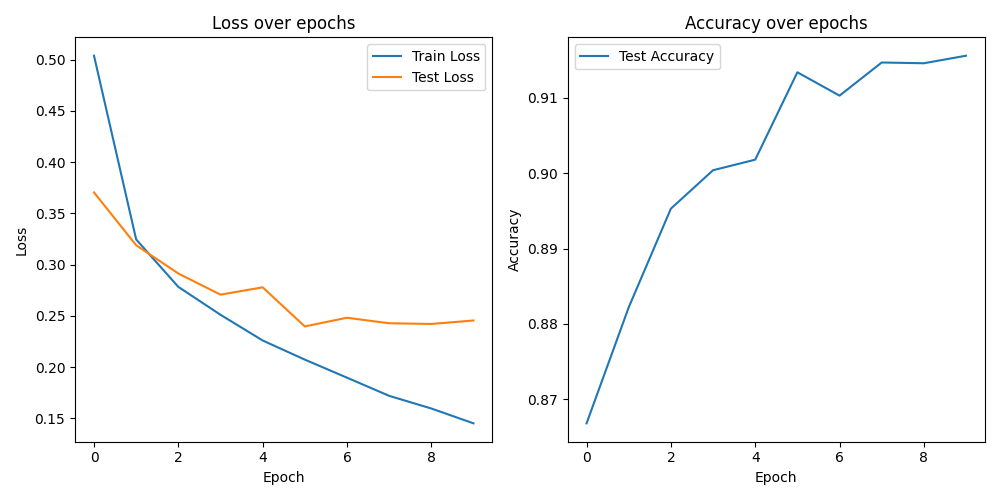

The Python source for this figure:
import torch
import torch.nn as nn
from torchvision import datasets, transforms
from torch.utils.data import DataLoader
from tqdm import tqdm
import matplotlib.pyplot as plt

class_names = [
    "T-shirt/top", "Trouser", "Pullover", "Dress", "Coat",
    "Sandal", "Shirt", "Sneaker", "Bag", "Ankle boot"
]

class FashionCNN(nn.Module):
    def __init__(self):
        super().__init__()
        # convolutional feature extractor
        self.conv = nn.Sequential(
            # nn.Conv2d(in_channels, out_channels, kernel_size, padding)
            nn.Conv2d(1, 16, 3, padding=1),   # 1x28x28 -> 16x28x28
            nn.ReLU(),
            nn.MaxPool2d(2),                  # 16x28x28 -> 16x14x14
            
            nn.Conv2d(16, 32, 3, padding=1),  # 16x14x14 -> 32x14x14
            nn.ReLU(),
            nn.MaxPool2d(2)                   # 32x14x14 -> 32x7x7
        )
        # fully-connected classifier
        # multilayer perceptron
        self.fc = nn.Sequential(
            nn.Linear(32*7*7, 128),
            nn.ReLU(),
            nn.Linear(128, 10)
        )

    def forward(self, x):
        x = self.conv(x)
        x = x.view(x.size(0), -1) # flatten to 1D vector
        x = self.fc(x)
        return x
    
def evaluate(model, loader, criterion, class_names):
    model.eval()
    total_loss, correct, total = 0, 0, 0

    class_correct = [0 for _ in range(len(class_names))]
    class_total = [0 for _ in range(len(class_names))]

    with torch.no_grad():
        for images, labels in loader:
            outputs = model(images)
            total_loss += criterion(outputs, labels).item()

            _, predicted = outputs.max(1)
            correct += (predicted == labels).sum().item()
            total += labels.size(0)

            # per-class accuracy counts
            for i in range(len(labels)):
                label = labels[i].item()
                pred = predicted[i].item()
                if label == pred:
                    class_correct[label] += 1
                class_total[label] += 1

    avg_loss = total_loss / len(loader)
    accuracy = correct / total
    per_class_acc = {class_names[i] : class_correct[i] / class_total[i]
                     for i in range(len(class_names))}
    return avg_loss, accuracy, per_class_acc

if __name__ == "__main__":
    transform = transforms.ToTensor() # scale pixel values to [0.0, 1.0]
    train_set = datasets.FashionMNIST(root=".", train=True, download=True, transform=transform)
    test_set = datasets.FashionMNIST(root=".", train=False, download=True, transform=transform)
    train_loader = DataLoader(train_set, batch_size=64, shuffle=True)
    test_loader = DataLoader(test_set, batch_size=64, shuffle=False)

    model = FashionCNN()
    criterion = nn.CrossEntropyLoss() 
    optimizer = torch.optim.Adam(model.parameters(), lr=0.001)

    # track metrics
    train_losses = []
    test_losses = []
    test_accuracies = []
    per_class_history = []

    # training loop
    for epoch in range(10):
        print(f"Epoch {epoch + 1}")
        loop = tqdm(train_loader, desc="Training", leave=False)
        running_loss = 0
        for images, labels in loop:
            preds = model(images) # forward pass
            loss = criterion(preds, labels) # bigger loss = worse performance

            optimizer.zero_grad()
            loss.backward()
            optimizer.step()

            running_loss += loss.item()

            # update progress bar
            current_loss = loss.item()
            loop.set_postfix(loss=current_loss)

        avg_train_loss = running_loss / len(train_loader)
        test_loss, test_acc, per_class_acc = evaluate(model, test_loader, criterion, class_names)

        train_losses.append(avg_train_loss)
        test_losses.append(test_loss)
        test_accuracies.append(test_acc)
        per_class_history.append(per_class_acc)

        print(f"Epoch {epoch + 1} done")
        print("Per-class accuracy:")
        for cls, acc in per_class_acc.items():
            print(f"   {cls:12s}: {acc:.4f}")
    torch.save(model.state_dict(), "fashion_model.pth")

    # plot results
    plt.figure(figsize=(10, 5))

    plt.subplot(1, 2, 1)
    plt.plot(train_losses, label="Train Loss")
    plt.plot(test_losses, label="Test Loss")
    plt.xlabel("Epoch")
    plt.ylabel("Loss")
    plt.legend()
    plt.title("Loss over epochs")

    plt.subplot(1, 2, 2)
    plt.plot(test_accuracies, label="Test Accuracy")
    plt.xlabel("Epoch")
    plt.ylabel("Accuracy")
    plt.legend()
    plt.title("Accuracy over epochs")

    plt.tight_layout()
    plt.savefig("fashion_train.png")
    plt.show()